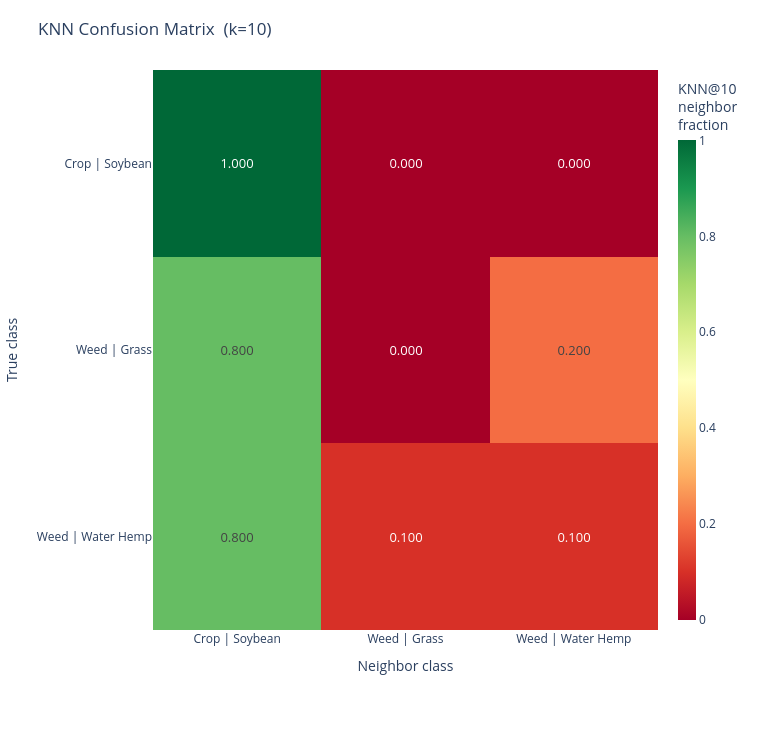
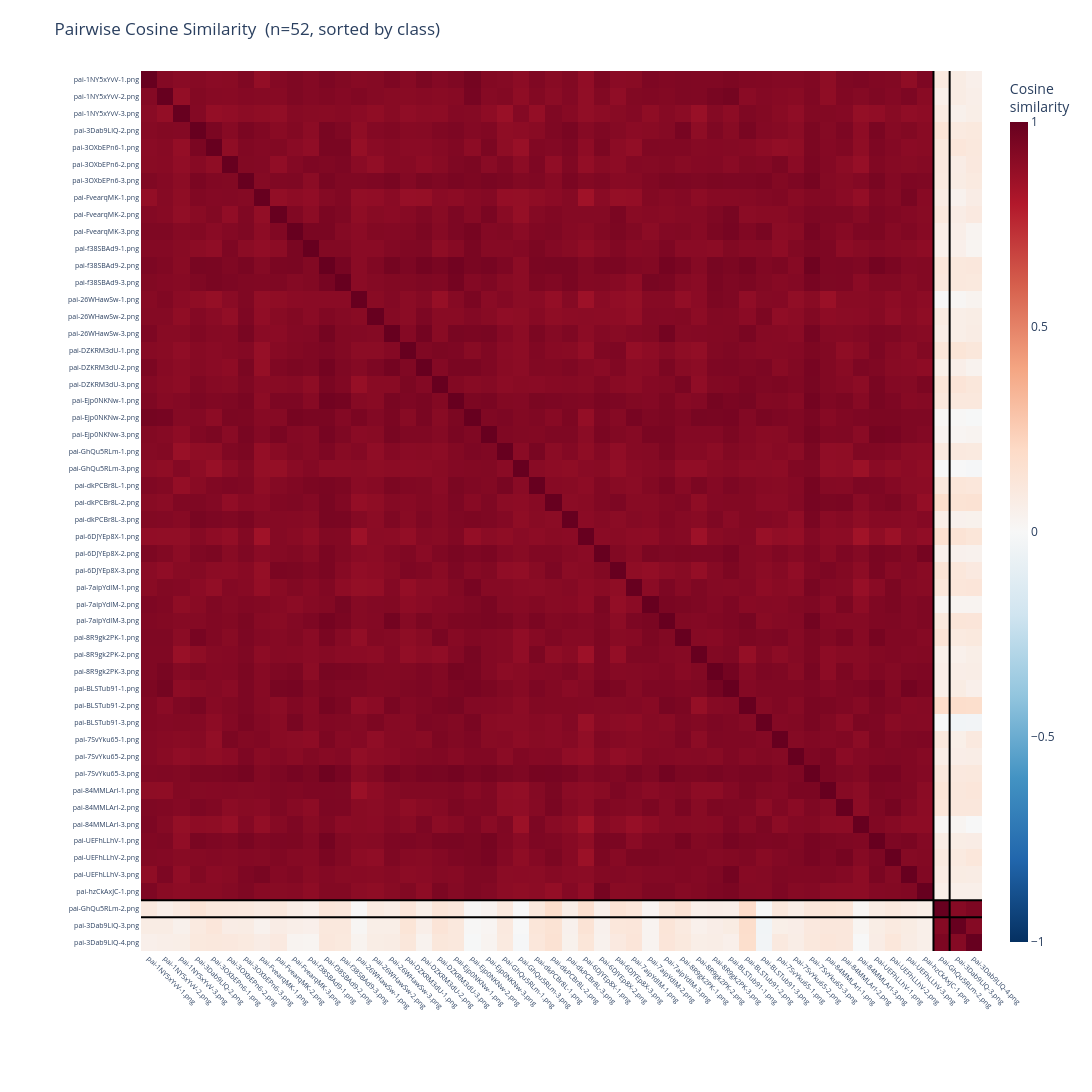
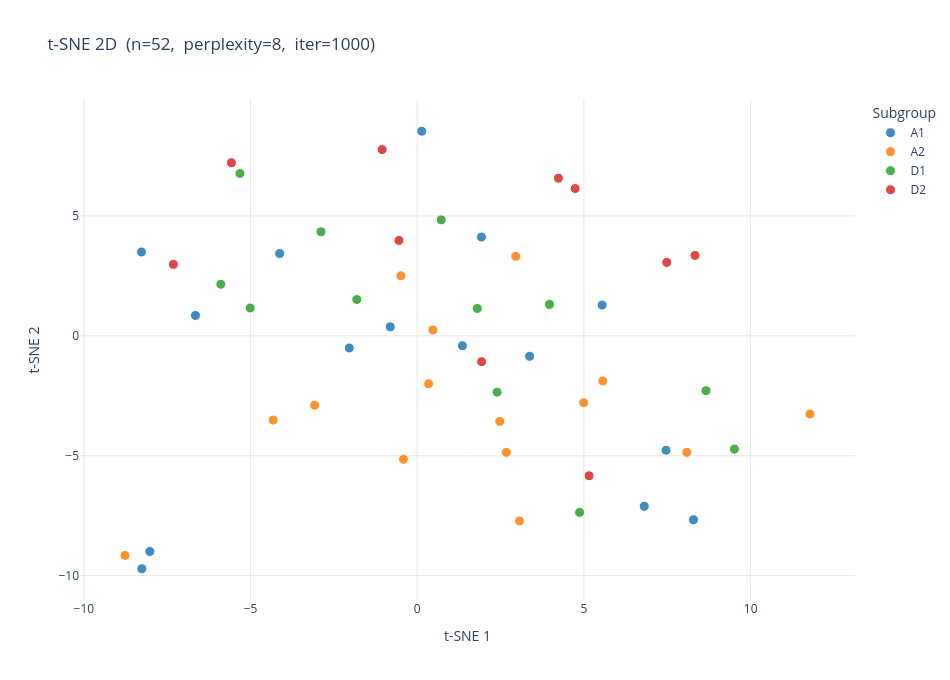

Notebook cell for these charts, in order:
### Markdown cell above
### Visualizations

All plots are interactive — hover for details, click legend entries to toggle classes.

### Code cell
plot_knn_confusion(result_p2p, output_path=None)
plot_cosine_similarity(embeddings_p2p, result_p2p, output_path=None)
plot_tsne(embeddings_p2p, result_p2p, dimensions=2, output_path=None)

### Figure 1 — Plotly figure (JSON) as saved in the notebook; plotly's stock layout.template omitted (floating-point values rounded to 4 significant figures)
{"data": [{"colorbar": {"thickness": 18, "title": {"text": "KNN@10<br>neighbor<br>fraction"}}, "colorscale": [[0, "rgb(165,0,38)"], [0.1, "rgb(215,48,39)"], [0.2, "rgb(244,109,67)"], [0.3, "rgb(253,174,97)"], [0.4, "rgb(254,224,139)"], [0.5, "rgb(255,255,191)"], [0.6, "rgb(217,239,139)"], [0.7, "rgb(166,217,106)"], [0.8, "rgb(102,189,99)"], [0.9, "rgb(26,152,80)"], [1, "rgb(0,104,55)"]], "hovertemplate": "True class: <b>%{y}</b><br>Neighbor class: <b>%{x}</b><br>Fraction: %{z:.4f}<extra></extra>", "text": [["1.000", "0.000", "0.000"], ["0.800", "0.000", "0.200"], ["0.800", "0.100", "0.100"]], "textfont": {"size": 13}, "texttemplate": "%{text}", "type": "heatmap", "x": ["Crop | Soybean", "Weed | Grass", "Weed | Water Hemp"], "y": ["Crop | Soybean", "Weed | Grass", "Weed | Water Hemp"], "z": [[1, 0, 0], [0.8, 0, 0.2], [0.8, 0.1, 0.1]], "zmax": 1, "zmin": 0}], "layout": {"height": 730, "margin": {"b": 100, "l": 120, "r": 60, "t": 70}, "paper_bgcolor": "white", "plot_bgcolor": "white", "title": {"font": {"size": 17}, "text": "KNN Confusion Matrix  (k=10)"}, "width": 760, "xaxis": {"side": "bottom", "tickfont": {"size": 12}, "title": {"text": "Neighbor class"}}, "yaxis": {"autorange": "reversed", "tickfont": {"size": 12}, "title": {"text": "True class"}}}}

### Figure 2 — Plotly figure (JSON) as saved in the notebook; plotly's stock layout.template omitted (floating-point values rounded to 4 significant figures; data arrays with more than 128 entries replaced by an {"elided": "..."} marker saying what was removed)
{"data": [{"colorbar": {"thickness": 18, "title": {"text": "Cosine<br>similarity"}}, "colorscale": [[0, "rgb(5,48,97)"], [0.1, "rgb(33,102,172)"], [0.2, "rgb(67,147,195)"], [0.3, "rgb(146,197,222)"], [0.4, "rgb(209,229,240)"], [0.5, "rgb(247,247,247)"], [0.6, "rgb(253,219,199)"], [0.7, "rgb(244,165,130)"], [0.8, "rgb(214,96,77)"], [0.9, "rgb(178,24,43)"], [1, "rgb(103,0,31)"]], "hovertemplate": "Row: %{y}<br>Col: %{x}<br>Cosine similarity: %{z:.4f}<extra></extra>", "type": "heatmap", "x": ["pai-1NY5xYvV-1.png", "pai-1NY5xYvV-2.png", "pai-1NY5xYvV-3.png", "pai-3Dab9LlQ-2.png", "pai-3OXbEPn6-1.png", "pai-3OXbEPn6-2.png", "pai-3OXbEPn6-3.png", "pai-FvearqMK-1.png", "pai-FvearqMK-2.png", "pai-FvearqMK-3.png", "pai-f38SBAd9-1.png", "pai-f38SBAd9-2.png", "pai-f38SBAd9-3.png", "pai-26WHawSw-1.png", "pai-26WHawSw-2.png", "pai-26WHawSw-3.png", "pai-DZKRM3dU-1.png", "pai-DZKRM3dU-2.png", "pai-DZKRM3dU-3.png", "pai-Ejp0NKNw-1.png", "pai-Ejp0NKNw-2.png", "pai-Ejp0NKNw-3.png", "pai-GhQu5RLm-1.png", "pai-GhQu5RLm-3.png", "pai-dkPCBr8L-1.png", "pai-dkPCBr8L-2.png", "pai-dkPCBr8L-3.png", "pai-6DJYEp8X-1.png", "pai-6DJYEp8X-2.png", "pai-6DJYEp8X-3.png", "pai-7aipYdIM-1.png", "pai-7aipYdIM-2.png", "pai-7aipYdIM-3.png", "pai-8R9gk2PK-1.png", "pai-8R9gk2PK-2.png", "pai-8R9gk2PK-3.png", "pai-BLSTub91-1.png", "pai-BLSTub91-2.png", "pai-BLSTub91-3.png", "pai-7SvYku65-1.png", "pai-7SvYku65-2.png", "pai-7SvYku65-3.png", "pai-84MMLArI-1.png", "pai-84MMLArI-2.png", "pai-84MMLArI-3.png", "pai-UEFhLLhV-1.png", "pai-UEFhLLhV-2.png", "pai-UEFhLLhV-3.png", "pai-hzCkAxJC-1.png", "pai-GhQu5RLm-2.png", "pai-3Dab9LlQ-3.png", "pai-3Dab9LlQ-4.png"], "y": ["pai-1NY5xYvV-1.png", "pai-1NY5xYvV-2.png", "pai-1NY5xYvV-3.png", "pai-3Dab9LlQ-2.png", "pai-3OXbEPn6-1.png", "pai-3OXbEPn6-2.png", "pai-3OXbEPn6-3.png", "pai-FvearqMK-1.png", "pai-FvearqMK-2.png", "pai-FvearqMK-3.png", "pai-f38SBAd9-1.png", "pai-f38SBAd9-2.png", "pai-f38SBAd9-3.png", "pai-26WHawSw-1.png", "pai-26WHawSw-2.png", "pai-26WHawSw-3.png", "pai-DZKRM3dU-1.png", "pai-DZKRM3dU-2.png", "pai-DZKRM3dU-3.png", "pai-Ejp0NKNw-1.png", "pai-Ejp0NKNw-2.png", "pai-Ejp0NKNw-3.png", "pai-GhQu5RLm-1.png", "pai-GhQu5RLm-3.png", "pai-dkPCBr8L-1.png", "pai-dkPCBr8L-2.png", "pai-dkPCBr8L-3.png", "pai-6DJYEp8X-1.png", "pai-6DJYEp8X-2.png", "pai-6DJYEp8X-3.png", "pai-7aipYdIM-1.png", "pai-7aipYdIM-2.png", "pai-7aipYdIM-3.png", "pai-8R9gk2PK-1.png", "pai-8R9gk2PK-2.png", "pai-8R9gk2PK-3.png", "pai-BLSTub91-1.png", "pai-BLSTub91-2.png", "pai-BLSTub91-3.png", "pai-7SvYku65-1.png", "pai-7SvYku65-2.png", "pai-7SvYku65-3.png", "pai-84MMLArI-1.png", "pai-84MMLArI-2.png", "pai-84MMLArI-3.png", "pai-UEFhLLhV-1.png", "pai-UEFhLLhV-2.png", "pai-UEFhLLhV-3.png", "pai-hzCkAxJC-1.png", "pai-GhQu5RLm-2.png", "pai-3Dab9LlQ-3.png", "pai-3Dab9LlQ-4.png"], "z": {"elided": "52x52 float values"}, "zmax": 1, "zmin": -1}], "layout": {"height": 1096, "margin": {"b": 140, "l": 140, "r": 60, "t": 70}, "paper_bgcolor": "white", "plot_bgcolor": "white", "shapes": [{"line": {"color": "black", "width": 2}, "type": "line", "x0": 48.5, "x1": 48.5, "y0": -0.5, "y1": 51.5}, {"line": {"color": "black", "width": 2}, "type": "line", "x0": -0.5, "x1": 51.5, "y0": 48.5, "y1": 48.5}, {"line": {"color": "black", "width": 2}, "type": "line", "x0": 49.5, "x1": 49.5, "y0": -0.5, "y1": 51.5}, {"line": {"color": "black", "width": 2}, "type": "line", "x0": -0.5, "x1": 51.5, "y0": 49.5, "y1": 49.5}], "title": {"font": {"size": 17}, "text": "Pairwise Cosine Similarity  (n=52, sorted by class)"}, "width": 1116, "xaxis": {"tickangle": 45, "tickfont": {"size": 7}}, "yaxis": {"autorange": "reversed", "tickfont": {"size": 7}}}}

### Figure 3 — Plotly figure (JSON) as saved in the notebook; plotly's stock layout.template omitted (floating-point values rounded to 4 significant figures)
{"data": [{"hovertemplate": "%{text}<extra>A1</extra>", "marker": {"color": "#1f77b4", "line": {"color": "white", "width": 1}, "opacity": 0.85, "size": 10}, "mode": "markers", "name": "A1", "text": ["instances/A1/pai-1NY5xYvV-1.png", "instances/A1/pai-1NY5xYvV-2.png", "instances/A1/pai-1NY5xYvV-3.png", "instances/A1/pai-3Dab9LlQ-2.png", "instances/A1/pai-3Dab9LlQ-3.png", "instances/A1/pai-3Dab9LlQ-4.png", "instances/A1/pai-3OXbEPn6-1.png", "instances/A1/pai-3OXbEPn6-2.png", "instances/A1/pai-3OXbEPn6-3.png", "instances/A1/pai-FvearqMK-1.png", "instances/A1/pai-FvearqMK-2.png", "instances/A1/pai-FvearqMK-3.png", "instances/A1/pai-f38SBAd9-1.png", "instances/A1/pai-f38SBAd9-2.png", "instances/A1/pai-f38SBAd9-3.png"], "type": "scatter", "x": [7.463, -6.652, 5.545, 1.927, -8.021, -8.26, -2.039, 0.1337, 3.37, -8.27, -4.126, 6.809, 8.285, 1.356, -0.8095], "y": [-4.769, 0.8493, 1.282, 4.119, -8.991, -9.711, -0.5061, 8.53, -0.8549, 3.494, 3.433, -7.109, -7.668, -0.415, 0.3753]}, {"hovertemplate": "%{text}<extra>A2</extra>", "marker": {"color": "#ff7f0e", "line": {"color": "white", "width": 1}, "opacity": 0.85, "size": 10}, "mode": "markers", "name": "A2", "text": ["instances/A2/pai-26WHawSw-1.png", "instances/A2/pai-26WHawSw-2.png", "instances/A2/pai-26WHawSw-3.png", "instances/A2/pai-DZKRM3dU-1.png", "instances/A2/pai-DZKRM3dU-2.png", "instances/A2/pai-DZKRM3dU-3.png", "instances/A2/pai-Ejp0NKNw-1.png", "instances/A2/pai-Ejp0NKNw-2.png", "instances/A2/pai-Ejp0NKNw-3.png", "instances/A2/pai-GhQu5RLm-1.png", "instances/A2/pai-GhQu5RLm-2.png", "instances/A2/pai-GhQu5RLm-3.png", "instances/A2/pai-dkPCBr8L-1.png", "instances/A2/pai-dkPCBr8L-2.png", "instances/A2/pai-dkPCBr8L-3.png"], "type": "scatter", "x": [11.78, 3.065, 2.476, -4.32, 2.673, -3.077, 0.4698, 8.086, -0.488, 5.565, -8.765, -0.412, 4.991, 0.3421, 2.955], "y": [-3.26, -7.72, -3.568, -3.513, -4.861, -2.895, 0.2415, -4.86, 2.505, -1.882, -9.154, -5.146, -2.787, -2.0, 3.314]}, {"hovertemplate": "%{text}<extra>D1</extra>", "marker": {"color": "#2ca02c", "line": {"color": "white", "width": 1}, "opacity": 0.85, "size": 10}, "mode": "markers", "name": "D1", "text": ["instances/D1/pai-6DJYEp8X-1.png", "instances/D1/pai-6DJYEp8X-2.png", "instances/D1/pai-6DJYEp8X-3.png", "instances/D1/pai-7aipYdIM-1.png", "instances/D1/pai-7aipYdIM-2.png", "instances/D1/pai-7aipYdIM-3.png", "instances/D1/pai-8R9gk2PK-1.png", "instances/D1/pai-8R9gk2PK-2.png", "instances/D1/pai-8R9gk2PK-3.png", "instances/D1/pai-BLSTub91-1.png", "instances/D1/pai-BLSTub91-2.png", "instances/D1/pai-BLSTub91-3.png"], "type": "scatter", "x": [1.801, -5.319, -2.886, 8.661, -1.813, 2.396, 0.7197, 9.514, -5.011, -5.89, 3.966, 4.87], "y": [1.141, 6.769, 4.339, -2.286, 1.514, -2.35, 4.836, -4.722, 1.16, 2.151, 1.308, -7.362]}, {"hovertemplate": "%{text}<extra>D2</extra>", "marker": {"color": "#d62728", "line": {"color": "white", "width": 1}, "opacity": 0.85, "size": 10}, "mode": "markers", "name": "D2", "text": ["instances/D2/pai-7SvYku65-1.png", "instances/D2/pai-7SvYku65-2.png", "instances/D2/pai-7SvYku65-3.png", "instances/D2/pai-84MMLArI-1.png", "instances/D2/pai-84MMLArI-2.png", "instances/D2/pai-84MMLArI-3.png", "instances/D2/pai-UEFhLLhV-1.png", "instances/D2/pai-UEFhLLhV-2.png", "instances/D2/pai-UEFhLLhV-3.png", "instances/D2/pai-hzCkAxJC-1.png"], "type": "scatter", "x": [-1.052, 8.331, 1.931, 7.484, 4.234, 5.155, -0.5475, 4.736, -7.314, -5.573], "y": [7.765, 3.351, -1.077, 3.063, 6.574, -5.835, 3.976, 6.143, 2.979, 7.218]}], "layout": {"height": 680, "legend": {"font": {"size": 12}, "title": {"text": "Subgroup"}}, "paper_bgcolor": "white", "plot_bgcolor": "white", "title": {"font": {"size": 17}, "text": "t-SNE 2D  (n=52,  perplexity=8,  iter=1000)"}, "width": 950, "xaxis": {"gridcolor": "#e8e8e8", "showgrid": true, "title": {"text": "t-SNE 1"}, "zeroline": false}, "yaxis": {"gridcolor": "#e8e8e8", "showgrid": true, "title": {"text": "t-SNE 2"}, "zeroline": false}}}
